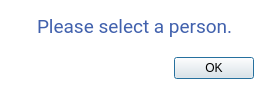
<?xml version="1.0" encoding="UTF-8"?>
<ui version="4.0">
 <class>Dialog</class>
 <widget class="QDialog" name="Dialog">
  <property name="geometry">
   <rect>
    <x>0</x>
    <y>0</y>
    <width>274</width>
    <height>103</height>
   </rect>
  </property>
  <property name="windowTitle">
   <string>Dialog</string>
  </property>
  <property name="windowIcon">
   <iconset resource="nx.qrc">
    <normaloff>:/newPrefix/images/icon.png</normaloff>:/newPrefix/images/icon.png</iconset>
  </property>
  <property name="styleSheet">
   <string notr="true">background-color: rgb(255, 255, 255);</string>
  </property>
  <layout class="QGridLayout" name="gridLayout">
   <property name="leftMargin">
    <number>15</number>
   </property>
   <property name="topMargin">
    <number>15</number>
   </property>
   <item row="1" column="1">
    <widget class="QFrame" name="frame">
     <property name="styleSheet">
      <string notr="true">background:none;</string>
     </property>
     <property name="frameShape">
      <enum>QFrame::NoFrame</enum>
     </property>
     <property name="frameShadow">
      <enum>QFrame::Raised</enum>
     </property>
     <layout class="QHBoxLayout" name="horizontalLayout">
      <item alignment="Qt::AlignRight">
       <widget class="QPushButton" name="ok">
        <property name="text">
         <string>OK</string>
        </property>
       </widget>
      </item>
     </layout>
    </widget>
   </item>
   <item row="0" column="1">
    <widget class="QLabel" name="label">
     <property name="font">
      <font>
       <family>Roboto</family>
       <pointsize>14</pointsize>
       <weight>50</weight>
       <bold>false</bold>
      </font>
     </property>
     <property name="styleSheet">
      <string notr="true">color: rgb(65, 97, 173);
margin-left:5px;</string>
     </property>
     <property name="text">
      <string>Please select a person.</string>
     </property>
    </widget>
   </item>
   <item row="0" column="0">
    <widget class="QLabel" name="label_4">
     <property name="sizePolicy">
      <sizepolicy hsizetype="Fixed" vsizetype="Fixed">
       <horstretch>0</horstretch>
       <verstretch>0</verstretch>
      </sizepolicy>
     </property>
     <property name="text">
      <string/>
     </property>
     <property name="pixmap">
      <pixmap>:/newPrefix/images/i.png</pixmap>
     </property>
    </widget>
   </item>
  </layout>
 </widget>
 <resources>
  <include location="nx.qrc"/>
 </resources>
 <connections/>
</ui>
